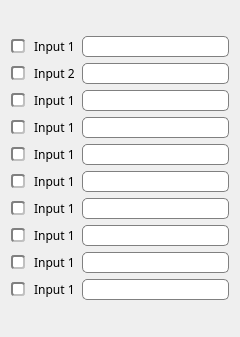
    <widget class="QWidget" name="scrollAreaWidgetContents">
     <property name="geometry">
      <rect>
       <x>0</x>
       <y>0</y>
       <width>240</width>
       <height>337</height>
      </rect>
     </property>
     <layout class="QVBoxLayout" name="verticalLayout_3">
      <item>
       <layout class="QGridLayout" name="gridLayout_2">
        <item row="5" column="1">
         <widget class="QLineEdit" name="INdevname_6">
          <property name="enabled">
           <bool>true</bool>
          </property>
          <property name="font">
           <font>
            <family>Calibri</family>
            <pointsize>10</pointsize>
           </font>
          </property>
          <property name="styleSheet">
           <string notr="true">QLineEdit {border: 1px solid gray;border-radius: 5px;}</string>
          </property>
          <property name="text">
           <string/>
          </property>
          <property name="maxLength">
           <number>10</number>
          </property>
          <property name="clearButtonEnabled">
           <bool>true</bool>
          </property>
         </widget>
        </item>
        <item row="1" column="1">
         <widget class="QLineEdit" name="INdevname_2">
          <property name="enabled">
           <bool>true</bool>
          </property>
          <property name="font">
           <font>
            <family>Calibri</family>
            <pointsize>10</pointsize>
           </font>
          </property>
          <property name="styleSheet">
           <string notr="true">QLineEdit {border: 1px solid gray;border-radius: 5px;}</string>
          </property>
          <property name="text">
           <string/>
          </property>
          <property name="maxLength">
           <number>10</number>
          </property>
          <property name="clearButtonEnabled">
           <bool>true</bool>
          </property>
         </widget>
        </item>
        <item row="2" column="1">
         <widget class="QLineEdit" name="INdevname_3">
          <property name="enabled">
           <bool>true</bool>
          </property>
          <property name="font">
           <font>
            <family>Calibri</family>
            <pointsize>10</pointsize>
           </font>
          </property>
          <property name="styleSheet">
           <string notr="true">QLineEdit {border: 1px solid gray;border-radius: 5px;}</string>
          </property>
          <property name="text">
           <string/>
          </property>
          <property name="maxLength">
           <number>10</number>
          </property>
          <property name="clearButtonEnabled">
           <bool>true</bool>
          </property>
         </widget>
        </item>
        <item row="3" column="1">
         <widget class="QLineEdit" name="INdevname_4">
          <property name="enabled">
           <bool>true</bool>
          </property>
          <property name="font">
           <font>
            <family>Calibri</family>
            <pointsize>10</pointsize>
           </font>
          </property>
          <property name="styleSheet">
           <string notr="true">QLineEdit {border: 1px solid gray;border-radius: 5px;}</string>
          </property>
          <property name="text">
           <string/>
          </property>
          <property name="maxLength">
           <number>10</number>
          </property>
          <property name="clearButtonEnabled">
           <bool>true</bool>
          </property>
         </widget>
        </item>
        <item row="8" column="1">
         <widget class="QLineEdit" name="INdevname_9">
          <property name="enabled">
           <bool>true</bool>
          </property>
          <property name="font">
           <font>
            <family>Calibri</family>
            <pointsize>10</pointsize>
           </font>
          </property>
          <property name="styleSheet">
           <string notr="true">QLineEdit {border: 1px solid gray;border-radius: 5px;}</string>
          </property>
          <property name="text">
           <string/>
          </property>
          <property name="maxLength">
           <number>10</number>
          </property>
          <property name="clearButtonEnabled">
           <bool>true</bool>
          </property>
         </widget>
        </item>
        <item row="7" column="1">
         <widget class="QLineEdit" name="INdevname_8">
          <property name="enabled">
           <bool>true</bool>
          </property>
          <property name="font">
           <font>
            <family>Calibri</family>
            <pointsize>10</pointsize>
           </font>
          </property>
          <property name="styleSheet">
           <string notr="true">QLineEdit {border: 1px solid gray;border-radius: 5px;}</string>
          </property>
          <property name="text">
           <string/>
          </property>
          <property name="maxLength">
           <number>10</number>
          </property>
          <property name="clearButtonEnabled">
           <bool>true</bool>
          </property>
         </widget>
        </item>
        <item row="4" column="1">
         <widget class="QLineEdit" name="INdevname_5">
          <property name="enabled">
           <bool>true</bool>
          </property>
          <property name="font">
           <font>
            <family>Calibri</family>
            <pointsize>10</pointsize>
           </font>
          </property>
          <property name="styleSheet">
           <string notr="true">QLineEdit {border: 1px solid gray;border-radius: 5px;}</string>
          </property>
          <property name="text">
           <string/>
          </property>
          <property name="maxLength">
           <number>10</number>
          </property>
          <property name="clearButtonEnabled">
           <bool>true</bool>
          </property>
         </widget>
        </item>
        <item row="0" column="1">
         <widget class="QLineEdit" name="INdevname_1">
          <property name="enabled">
           <bool>true</bool>
          </property>
          <property name="font">
           <font>
            <family>Calibri</family>
            <pointsize>10</pointsize>
           </font>
          </property>
          <property name="styleSheet">
           <string notr="true">QLineEdit {border: 1px solid gray;border-radius: 5px;}</string>
          </property>
          <property name="text">
           <string/>
          </property>
          <property name="maxLength">
           <number>10</number>
          </property>
          <property name="clearButtonEnabled">
           <bool>true</bool>
          </property>
         </widget>
        </item>
        <item row="6" column="1">
         <widget class="QLineEdit" name="INdevname_7">
          <property name="enabled">
           <bool>true</bool>
          </property>
          <property name="font">
           <font>
            <family>Calibri</family>
            <pointsize>10</pointsize>
           </font>
          </property>
          <property name="styleSheet">
           <string notr="true">QLineEdit {border: 1px solid gray;border-radius: 5px;}</string>
          </property>
          <property name="text">
           <string/>
          </property>
          <property name="maxLength">
           <number>10</number>
          </property>
          <property name="clearButtonEnabled">
           <bool>true</bool>
          </property>
         </widget>
        </item>
        <item row="9" column="1">
         <widget class="QLineEdit" name="INdevname_10">
          <property name="enabled">
           <bool>true</bool>
          </property>
          <property name="font">
           <font>
            <family>Calibri</family>
            <pointsize>10</pointsize>
           </font>
          </property>
          <property name="styleSheet">
           <string notr="true">QLineEdit {border: 1px solid gray;border-radius: 5px;}</string>
          </property>
          <property name="text">
           <string/>
          </property>
          <property name="maxLength">
           <number>10</number>
          </property>
          <property name="clearButtonEnabled">
           <bool>true</bool>
          </property>
         </widget>
        </item>
        <item row="0" column="0">
         <widget class="QCheckBox" name="CheckBox_in_1">
          <property name="font">
           <font>
            <family>Calibri Light</family>
            <pointsize>9</pointsize>
           </font>
          </property>
          <property name="styleSheet">
           <string notr="true">QCheckBox::indicator {
    width:  10px;
    height:  10px;
    border-radius:  3px;
}
QCheckBox::indicator:checked {
    background-color: rgb(50, 200, 50);
    border: 2px inset grey;
}
QCheckBox::indicator:unchecked {
    background-color:       white;
    border:  2px inset grey;
}
</string>
          </property>
          <property name="text">
           <string> Input 1</string>
          </property>
         </widget>
        </item>
        <item row="1" column="0">
         <widget class="QCheckBox" name="CheckBox_in_2">
          <property name="font">
           <font>
            <family>Calibri Light</family>
            <pointsize>9</pointsize>
           </font>
          </property>
          <property name="styleSheet">
           <string notr="true">QCheckBox::indicator {
    width:  10px;
    height:  10px;
    border-radius:  3px;
}
QCheckBox::indicator:checked {
    background-color: rgb(50, 200, 50);
    border: 2px inset grey;
}
QCheckBox::indicator:unchecked {
    background-color:       white;
    border:  2px inset grey;
}
</string>
          </property>
          <property name="text">
           <string> Input 2</string>
          </property>
         </widget>
        </item>
        <item row="2" column="0">
         <widget class="QCheckBox" name="CheckBox_in_3">
          <property name="font">
           <font>
            <family>Calibri Light</family>
            <pointsize>9</pointsize>
           </font>
          </property>
          <property name="styleSheet">
           <string notr="true">QCheckBox::indicator {
    width:  10px;
    height:  10px;
    border-radius:  3px;
}
QCheckBox::indicator:checked {
    background-color: rgb(50, 200, 50);
    border: 2px inset grey;
}
QCheckBox::indicator:unchecked {
    background-color:       white;
    border:  2px inset grey;
}
</string>
          </property>
          <property name="text">
           <string> Input 1</string>
          </property>
         </widget>
        </item>
        <item row="3" column="0">
         <widget class="QCheckBox" name="CheckBox_in_4">
          <property name="font">
           <font>
            <family>Calibri Light</family>
            <pointsize>9</pointsize>
           </font>
          </property>
          <property name="styleSheet">
           <string notr="true">QCheckBox::indicator {
    width:  10px;
    height:  10px;
    border-radius:  3px;
}
QCheckBox::indicator:checked {
    background-color: rgb(50, 200, 50);
    border: 2px inset grey;
}
QCheckBox::indicator:unchecked {
    background-color:       white;
    border:  2px inset grey;
}
</string>
          </property>
          <property name="text">
           <string> Input 1</string>
          </property>
         </widget>
        </item>
        <item row="4" column="0">
         <widget class="QCheckBox" name="CheckBox_in_5">
          <property name="font">
           <font>
            <family>Calibri Light</family>
            <pointsize>9</pointsize>
           </font>
          </property>
          <property name="styleSheet">
           <string notr="true">QCheckBox::indicator {
    width:  10px;
    height:  10px;
    border-radius:  3px;
}
QCheckBox::indicator:checked {
    background-color: rgb(50, 200, 50);
    border: 2px inset grey;
}
QCheckBox::indicator:unchecked {
    background-color:       white;
    border:  2px inset grey;
}
</string>
          </property>
          <property name="text">
           <string> Input 1</string>
          </property>
         </widget>
        </item>
        <item row="5" column="0">
         <widget class="QCheckBox" name="CheckBox_in_6">
          <property name="font">
           <font>
            <family>Calibri Light</family>
            <pointsize>9</pointsize>
           </font>
          </property>
          <property name="styleSheet">
           <string notr="true">QCheckBox::indicator {
    width:  10px;
    height:  10px;
    border-radius:  3px;
}
QCheckBox::indicator:checked {
    background-color: rgb(50, 200, 50);
    border: 2px inset grey;
}
QCheckBox::indicator:unchecked {
    background-color:       white;
    border:  2px inset grey;
}
</string>
          </property>
          <property name="text">
           <string> Input 1</string>
          </property>
         </widget>
        </item>
        <item row="6" column="0">
         <widget class="QCheckBox" name="CheckBox_in_7">
          <property name="font">
           <font>
            <family>Calibri Light</family>
            <pointsize>9</pointsize>
           </font>
          </property>
          <property name="styleSheet">
           <string notr="true">QCheckBox::indicator {
    width:  10px;
    height:  10px;
    border-radius:  3px;
}
QCheckBox::indicator:checked {
    background-color: rgb(50, 200, 50);
    border: 2px inset grey;
}
QCheckBox::indicator:unchecked {
    background-color:       white;
    border:  2px inset grey;
}
</string>
          </property>
          <property name="text">
           <string> Input 1</string>
          </property>
         </widget>
        </item>
        <item row="7" column="0">
         <widget class="QCheckBox" name="CheckBox_in_8">
          <property name="font">
           <font>
            <family>Calibri Light</family>
            <pointsize>9</pointsize>
           </font>
          </property>
          <property name="styleSheet">
           <string notr="true">QCheckBox::indicator {
    width:  10px;
    height:  10px;
    border-radius:  3px;
}
QCheckBox::indicator:checked {
    background-color: rgb(50, 200, 50);
    border: 2px inset grey;
}
QCheckBox::indicator:unchecked {
    background-color:       white;
    border:  2px inset grey;
}
</string>
          </property>
          <property name="text">
           <string> Input 1</string>
          </property>
         </widget>
        </item>
        <item row="8" column="0">
         <widget class="QCheckBox" name="CheckBox_in_9">
          <property name="font">
           <font>
            <family>Calibri Light</family>
            <pointsize>9</pointsize>
           </font>
          </property>
          <property name="styleSheet">
           <string notr="true">QCheckBox::indicator {
    width:  10px;
    height:  10px;
    border-radius:  3px;
}
QCheckBox::indicator:checked {
    background-color: rgb(50, 200, 50);
    border: 2px inset grey;
}
QCheckBox::indicator:unchecked {
    background-color:       white;
    border:  2px inset grey;
}
</string>
          </property>
          <property name="text">
           <string> Input 1</string>
          </property>
         </widget>
        </item>
        <item row="9" column="0">
         <widget class="QCheckBox" name="CheckBox_in_10">
          <property name="font">
           <font>
            <family>Calibri Light</family>
            <pointsize>9</pointsize>
           </font>
          </property>
          <property name="styleSheet">
           <string notr="true">QCheckBox::indicator {
    width:  10px;
    height:  10px;
    border-radius:  3px;
}
QCheckBox::indicator:checked {
    background-color: rgb(50, 200, 50);
    border: 2px inset grey;
}
QCheckBox::indicator:unchecked {
    background-color:       white;
    border:  2px inset grey;
}
</string>
          </property>
          <property name="text">
           <string> Input 1</string>
          </property>
         </widget>
        </item>
       </layout>
      </item>
     </layout>
    </widget>
